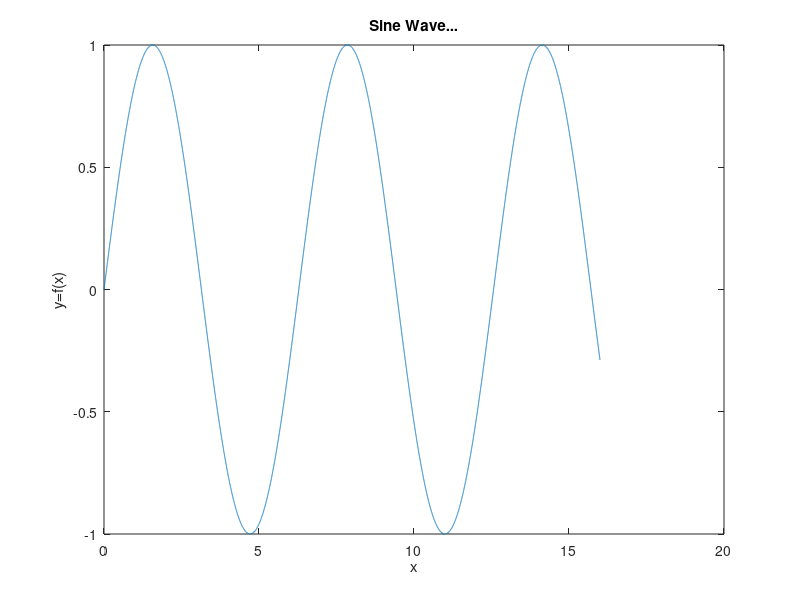

MATLAB code to generate this figure:
% Program to plot sine wave
%Author:Jakesh
%_______________________________________________________________
%Three variables
%_______________________________________________________________
close all;
clear variables;
clc;
%_______________________________________________________________
%Using sine function plot the graph
%_______________________________________________________________
x=0:0.001:16;
y=inline('sin(x)');
z=y(x);
plot(x,z);
xlabel('x')
ylabel('y=f(x)')
title('Sine Wave...');
